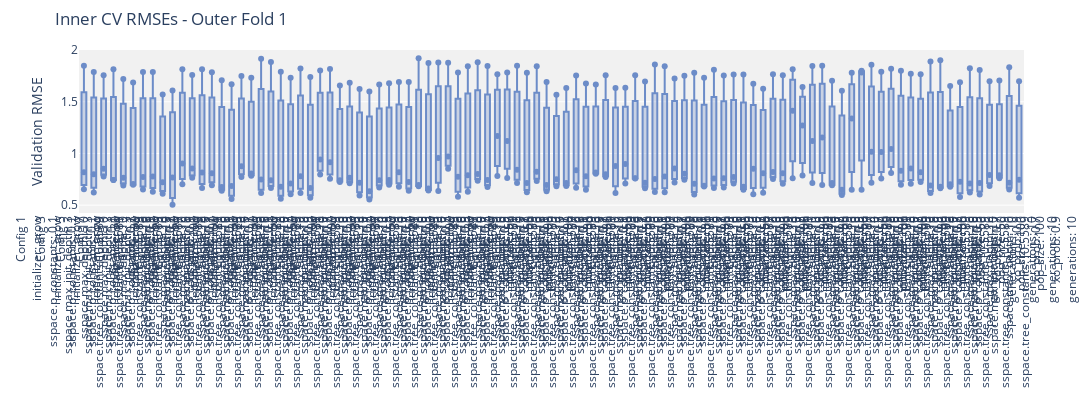

Notebook code for this chart:
### Code cell
TREE_CONSTANTS = [random.uniform(0, 1) for _ in range(9)] + [-1.]
param_grid = {
    'initializer': ['grow', 'rhh'],
    'sspace.p_constants': [0.1, 0.5], 
    'sspace.max_init_depth': [3, 5],
    'sspace.max_depth': [10],
    'sspace.tree_constants': [TREE_CONSTANTS],
    'pop_size': [30, 50, 100],
    'xo_prob': [0.7, 0.9],
    'generations': [10, 15],
}


# Seeds to test
seeds = [42, 13]  # You can change these to any seeds you prefer

# Store results from all seeds
all_scores = []
all_best_models = []
all_results = []
all_validation = []

for seed in seeds:
    print(f"\n=== Running with seed: {seed} ===\n")
    
    # Set random seeds for reproducibility
    random.seed(seed)
    np.random.seed(seed)
    torch.manual_seed(seed)
    
    # Run the experiment
    scores, best_models, df_results, val_results = nested_cv_gp_slim_gsgp(
        X=X, y=y,
        param_grid=param_grid,
        gp_class=gsgp,
        k_outer=5, k_inner=3,
        seed=seed
    )
    
    # Store results
    all_scores.append(scores)
    all_best_models.append(best_models)
    all_results.append(df_results)
    all_validation.append(val_results)

### Figure 1 — Plotly figure (JSON) as saved in the notebook; plotly's stock layout.template omitted (floating-point values rounded to 4 significant figures; data arrays with more than 128 entries replaced by an {"elided": "..."} marker saying what was removed)
{"data": [{"boxpoints": "all", "fillcolor": "rgba(108, 140, 200, 0.3)", "jitter": 0, "line": {"color": "rgba(108, 140, 200, 1)"}, "marker": {"color": "rgba(108, 140, 200, 1)"}, "pointpos": 0, "type": "box", "x": {"elided": "288 str values"}, "y": {"elided": "288 float values"}}], "layout": {"height": 400, "margin": {"b": 20, "l": 50, "r": 50, "t": 50}, "plot_bgcolor": "#f1f1f1", "showlegend": false, "title": {"text": "Inner CV RMSEs - Outer Fold 1"}, "width": 19200, "xaxis": {"tickangle": -90}, "yaxis": {"title": {"text": "Validation RMSE"}}}}
